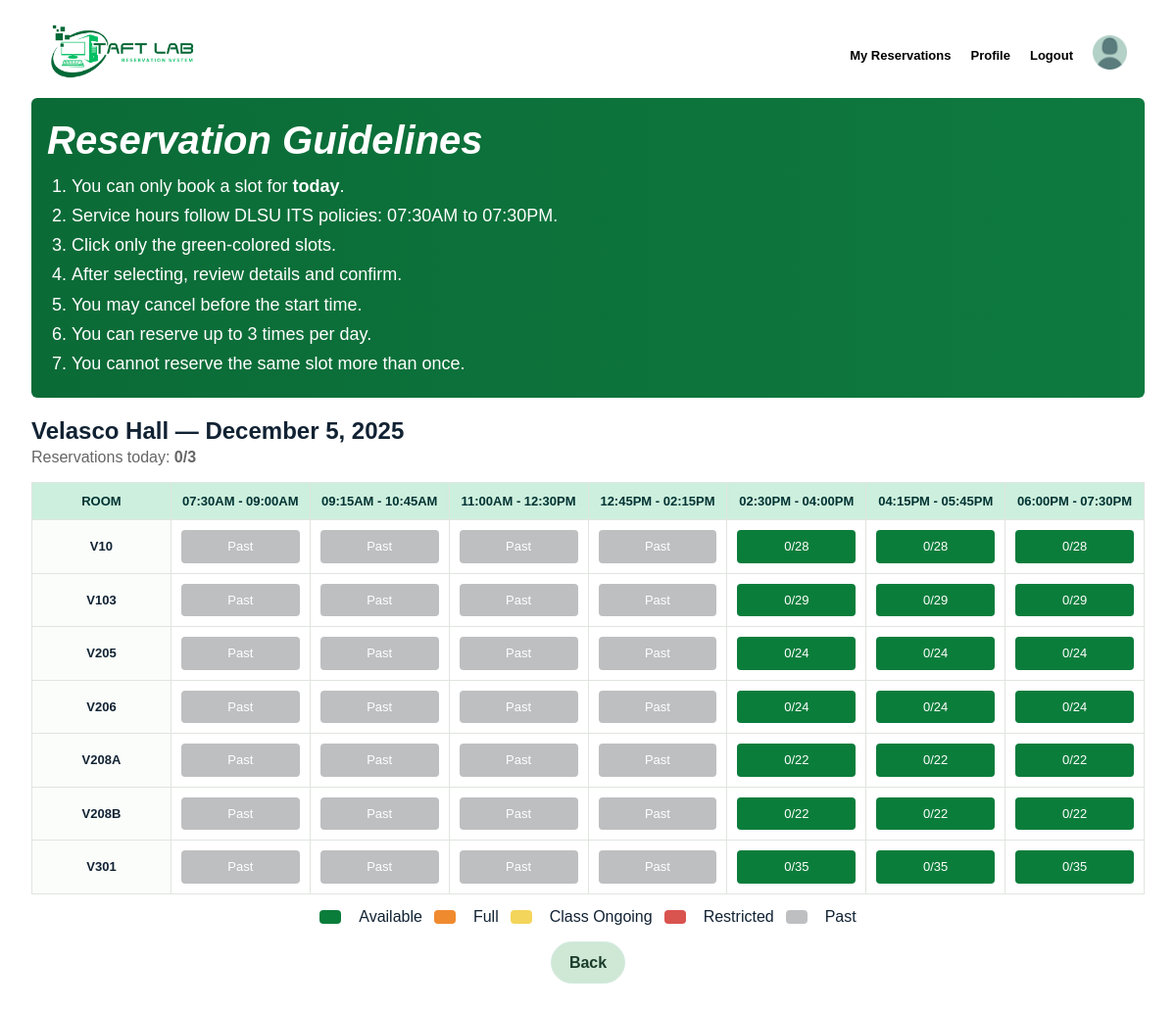
The page /Webpages/rsv-page.php?redirect_building=104 (signed in) on the database its author committed.
### tables this page shows
CREATE TABLE building(
    building_id INT AUTO_INCREMENT PRIMARY KEY,
    building_code VARCHAR(10) NOT NULL,
    building_name VARCHAR(45) NOT NULL
);

CREATE TABLE laboratory(
    lab_id INT AUTO_INCREMENT PRIMARY KEY,
    building_id INT NOT NULL,
    room_code VARCHAR(10) NOT NULL,
    capacity INT NOT NULL, 
    status ENUM('Active', 'Maintenance', 'Closed') NOT NULL DEFAULT 'Active',
    FOREIGN KEY (building_id) REFERENCES building(building_id) ON DELETE RESTRICT ON UPDATE CASCADE,
    UNIQUE(building_id, room_code)
);

### Webpages/rsv-page.php (the view, shortened to what this page needs)
<?php
include "db.php";
$building_id = 1;
if (isset($_POST['building_id'])) {
    $building_id = intval($_POST['building_id']);
} else if (isset($_GET['redirect_building'])) {
    $building_id = intval($_GET['redirect_building']);
}
$sql_building = "
    SELECT building_code, building_name
    FROM building
    WHERE building_id = ?
    LIMIT 1
";
$stmt_building = $conn->prepare($sql_building);
$stmt_building->bind_param("i", $building_id);
$stmt_building->execute();
$result_building = $stmt_building->get_result();
$building = ($result_building && $result_building->num_rows > 0)
            ? $result_building->fetch_assoc()
            : null;
$slots = [
    "07:30AM - 09:00AM" => ["07:30:00", "09:00:00"],
    "09:15AM - 10:45AM" => ["09:15:00", "10:45:00"],
    "11:00AM - 12:30PM" => ["11:00:00", "12:30:00"],
    "12:45PM - 02:15PM" => ["12:45:00", "14:15:00"],
    "02:30PM - 04:00PM" => ["14:30:00", "16:00:00"],
    "04:15PM - 05:45PM" => ["16:15:00", "17:45:00"],
    "06:00PM - 07:30PM" => ["18:00:00", "19:30:00"]
];
$today_date = date('Y-m-d');
$php_weekday = date('D');
$weekday_map = ['Mon'=>'Mon','Tue'=>'Tue','Wed'=>'Wed','Thu'=>'Thu','Fri'=>'Fri','Sat'=>'Sat','Sun'=>'Sun'];
$weekday = $weekday_map[$php_weekday] ?? $php_weekday;
$sql_labs = "
    SELECT lab_id, room_code, capacity, status
    FROM laboratory
    WHERE building_id = ?
    ORDER BY room_code ASC
";
$stmt_labs = $conn->prepare($sql_labs);
$stmt_labs->bind_param("i", $building_id);
$stmt_labs->execute();
$result_labs = $stmt_labs->get_result();
$labs = ($result_labs) ? $result_labs->fetch_all(MYSQLI_ASSOC) : [];
function getReservationCount($conn, $lab_id, $date, $start, $end) {
    $sql = "
        SELECT COUNT(*) AS c
        FROM reservation
        WHERE lab_id = ?
        AND date_reserved = ?
        AND reserve_startTime = ?
        AND reserve_endTime = ?
        AND status IN ('Active', 'Completed')
    ";
    $stmt = $conn->prepare($sql);
    $stmt->bind_param("isss", $lab_id, $date, $start, $end);
    $stmt->execute();
    $res = $stmt->get_result();
    return ($res ? intval($res->fetch_assoc()['c']) : 0);
}
function hasUserReservedSlot($conn, $user_id, $lab_id, $date, $start, $end) {
    $sql = "
        SELECT reservation_id
        FROM reservation
        WHERE user_id = ?
        AND lab_id = ?
        AND date_reserved = ?
        AND reserve_startTime = ?
        AND reserve_endTime = ?
        AND status = 'Active'
        LIMIT 1
    ";
    $stmt = $conn->prepare($sql);
    $stmt->bind_param("iisss", $user_id, $lab_id, $date, $start, $end);
    $stmt->execute();
    $res = $stmt->get_result();
    return ($res && $res->num_rows > 0);
}
function getUserReservationCountForDay($conn, $user_id, $date) {
    $sql = "
        SELECT COUNT(*) AS c
        FROM reservation
        WHERE user_id = ?
        AND date_reserved = ?
        AND status IN ('Active', 'Completed')
    ";
    $stmt = $conn->prepare($sql);
    $stmt->bind_param("is", $user_id, $date);
    $stmt->execute();
    $res = $stmt->get_result();
    return ($res ? intval($res->fetch_assoc()['c']) : 0);
}
function hasClassConflict($conn, $lab_id, $weekday, $start, $end) {
    $sql = "
        SELECT cs.class_schedule_id
        FROM class_schedule cs
        JOIN existing_class ec ON cs.class_id = ec.class_id
        WHERE ec.lab_id = ?
        AND cs.class_day = ?
        AND NOT (cs.end_time <= ? OR cs.start_time >= ?)
        LIMIT 1
    ";
    $stmt = $conn->prepare($sql);
    $stmt->bind_param("isss", $lab_id, $weekday, $start, $end);
    $stmt->execute();
    $res = $stmt->get_result();
    return ($res && $res->num_rows > 0);
}
function hasRestriction($conn, $lab_id, $date, $start, $end) {
    $sql = "
        SELECT restricted_slot_id
        FROM restricted_slots
        WHERE lab_id = ?
        AND restricted_date = ?
        AND NOT (end_time <= ? OR start_time >= ?)
        LIMIT 1
    ";
    $stmt = $conn->prepare($sql);
    $stmt->bind_param("isss", $lab_id, $date, $start, $end);
    $stmt->execute();
    $res = $stmt->get_result();
    return ($res && $res->num_rows > 0);
}
function timeToDateTime($date, $timeStr){
    return new DateTime($date.' '.$timeStr);
}
$user_id = $_SESSION['user_id'];
$userDayReservations = getUserReservationCountForDay($conn, $user_id, $today_date);
?>
<!DOCTYPE html>
<html lang="en">
<head>
    <link rel="stylesheet" href="reservation.css">
</head>
<body>
<header>
    <div class="logo">
        <img src="images/taftlab-logo.png" alt="TaftLab Logo"/>
    </div>
    <div class="header-right">
      <nav>
        <ul>
          <li><a href="rsv-history.php">My Reservations</a></li>
          <li><a href="#">Profile</a></li>
          <li><a href="logout.php">Logout</a></li>
        </ul>
      </nav>
      <div class="profile-icon">
        <img src="images/profile-icon.png" alt="Profile Icon"/>
      </div>
    </div>
</header>
<main class="container">
    <section class="guidelines">
        <h2>Reservation Guidelines</h2>
        <ol>
            <li>You can only book a slot for <strong>today</strong>.</li>
            <li>Service hours follow DLSU ITS policies: 07:30AM to 07:30PM.</li>
            <li>Click only the green-colored slots.</li>
            <li>After selecting, review details and confirm.</li>
            <li>You may cancel before the start time.</li>
            <li>You can reserve up to 3 times per day.</li>
            <li>You cannot reserve the same slot more than once.</li>
        </ol>
    </section>
    <section class="timetable">
        <h2><?= htmlspecialchars($building['building_name']) ?> — <?= date('F j, Y') ?></h2>
        <p style="color: #666; margin-bottom: 10px;">Reservations today: <strong><?= $userDayReservations ?>/3</strong></p>
        <div class="table-wrap">
            <table class="rsv-table" id="rsvTable">
                <thead>
                    <tr>
                        <th class="mint-header">ROOM</th>
                        <?php foreach($slots as $label => $times): ?>
                            <th class="mint-header"><?= htmlspecialchars($label) ?></th>
                        <?php endforeach; ?>
                    </tr>
                </thead>
                <tbody>
                <?php foreach ($labs as $lab): ?>
                    <tr>
                        <td class="roomcol"><?= htmlspecialchars($lab['room_code']); ?></td>
                        <?php foreach ($slots as $label => $times):
                            $sstart = $times[0];
                            $send   = $times[1];
                            $slotEndDT = timeToDateTime($today_date,$send);
                            $now = new DateTime();
                            $cellClass = '';
                            $cellText  = '';
                            $isUserReserved = hasUserReservedSlot($conn, $user_id, $lab['lab_id'], $today_date, $sstart, $send);
                            if ($now > $slotEndDT) {
                                $cellClass = 'past';
                                $cellText = 'Past';
                            }
                            else if ($isUserReserved && $now <= $slotEndDT) {
                                $cellClass = 'user-reserved';
                                $cellText = 'Your Slot';
                            }
                            else if (hasRestriction($conn, $lab['lab_id'], $today_date, $sstart, $send)) {
                                $cellClass = 'restricted';
                                $cellText = 'Restricted';
                            }
                            else if (hasClassConflict($conn, $lab['lab_id'], $weekday, $sstart, $send)) {
                                $cellClass = 'class';
                                $cellText = 'Class Ongoing';
                            }
                            else {
                                $count = getReservationCount($conn, $lab['lab_id'], $today_date, $sstart, $send);
                                $capacity = intval($lab['capacity']);
                                if ($count >= $capacity) {
                                    $cellClass = 'full';
                                    $cellText = "$count/$capacity";
                                } else {
                                    $cellClass = 'available';
                                    $cellText = "$count/$capacity";
                                }
                            }
                            $data_attrs = sprintf(
                                'data-labid="%d" data-room="%s" data-start="%s" data-end="%s" data-date="%s" data-count="%d" data-cap="%d" data-userreserved="%s"',
                                $lab['lab_id'],
                                htmlspecialchars($lab['room_code']),
                                $sstart,
                                $send,
                                $today_date,
                                $count ?? 0,
                                $capacity ?? intval($lab['capacity']),
                                $isUserReserved ? 'true' : 'false'
                            );
                        ?>
                        <td class="cell <?= $cellClass ?>" <?= $data_attrs ?>>
                            <div class="cell-inner"><?= htmlspecialchars($cellText) ?></div>
                        </td>
                        <?php endforeach; ?>
                    </tr>
                <?php endforeach; ?>
                </tbody>
            </table>
        </div>
        <div class="legend">
            <span class="legend-box available"></span> Available
            <span class="legend-box full"></span> Full
            <span class="legend-box class"></span> Class Ongoing
            <span class="legend-box restricted"></span> Restricted
            <span class="legend-box past"></span> Past
        </div>
        <div class="backwrap">
            <a href="homepage.php" class="btn back">Back</a>
        </div>
    </section>
</main>
</body>
</html>

### Webpages/reservation.css (style rules this page uses)
body { background-color: #ffffff; }
* { box-sizing:border-box; margin:0; padding:0; font-family: 'Poppins', sans-serif; }
body { background:#ffffff; color:#123; line-height:1.35; padding:20px }
.container { padding:8px 12px }
.guidelines { background:linear-gradient(90deg,#0b6b37,#0e7a3f); color:#fff; padding:16px; border-radius:6px; margin-bottom:18px; }
.guidelines h2 { font-size:40px; font-style: italic; font-weight: 800; margin-bottom:8px; }
.guidelines ol { margin-left:25px; }
.guidelines li { margin:6px 0; font-size:18px; }
.table-wrap { overflow-x:auto; margin-top:14px }
.rsv-table { width:100%; border-collapse:collapse; table-layout:fixed }
.rsv-table th,.rsv-table td { border:1px solid #e0e5df; padding:10px; text-align:center; vertical-align:middle; font-size:13px }
.rsv-table thead th.mint-header { background:#cdefdd; color:#033; font-weight:700 }
.rsv-table thead th { position:sticky; top:0; z-index:2 }
.roomcol { text-align:left;padding-left:12px;font-weight:700;background:#fafdfa }
.cell { cursor:pointer; transition:all .12s ease }
.cell .cell-inner { padding:8px; border-radius:4px }
.cell.available .cell-inner { background:#0b7d3b; color:#fff }
.cell.past .cell-inner { background:#bdbfc1; color:#fff }
.legend { display: flex; justify-content: center; align-items: center; margin-top: 12px; gap: 12px; flex-wrap: wrap; }
.legend { margin-top:12px; display:flex; gap:12px; align-items:center; flex-wrap:wrap }
.legend-box { display:inline-block; width:22px; height:14px; border-radius:4px; margin-right:6px; vertical-align:-2px }
.legend-box.available { background:#0b7d3b }
.legend-box.full { background:#f08a2f }
.legend-box.class { background:#f3d55b }
.legend-box.restricted { background:#d9534f }
.legend-box.past { background:#bdbfc1 }
.backwrap { margin-top:14px; text-align:center }
.btn { display:inline-block; padding:10px 18px; border-radius:24px; background:#e9f2ec; border:1px solid #d4eadf; color:#1a3b2a; text-decoration:none; font-weight:600 }
.btn.back { background:#cfe8d6 }
header { font-family: 'Helvetica Neue', Arial, sans-serif; display: flex; justify-content: space-between; align-items: center; padding: 3px 30px; background-color: #fff; }
.header-right { display: flex; align-items: center; gap: 20px; }
.logo img { height: 60px; }
.profile-icon img { height: 35px; margin: 0px; }
nav ul { list-style: none; display: flex; gap: 20px; margin: 0; padding: 0; }
nav ul li a { text-decoration: none; color: black; font-size: 13px; font-weight: 550; transition: color 0.3s ease; }

### rows shown on the page
building: building_name "Velasco Hall"
laboratory: room_code "V10", cellText "Past", cellText "0/28"
laboratory: room_code "V103", cellText "Past", cellText "0/29"
laboratory: room_code "V205", cellText "Past", cellText "0/24"
laboratory: room_code "V206", cellText "Past", cellText "0/24"
laboratory: room_code "V208A", cellText "Past", cellText "0/22"
laboratory: room_code "V208B", cellText "Past", cellText "0/22"
laboratory: room_code "V301", cellText "Past", cellText "0/35"

### other values the page prints
$userDayReservations "0"
$label "07:30AM - 09:00AM"
$label "09:15AM - 10:45AM"
$label "11:00AM - 12:30PM"
$label "12:45PM - 02:15PM"
$label "02:30PM - 04:00PM"
$label "04:15PM - 05:45PM"
$label "06:00PM - 07:30PM"
